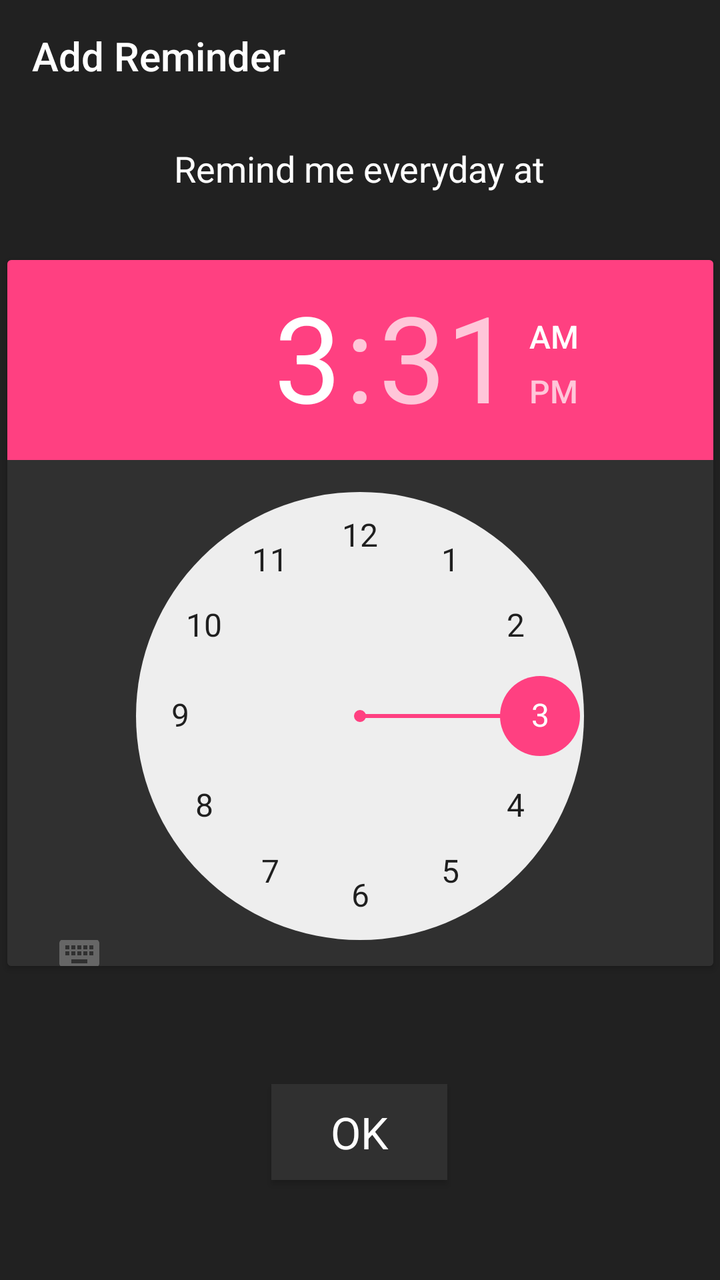
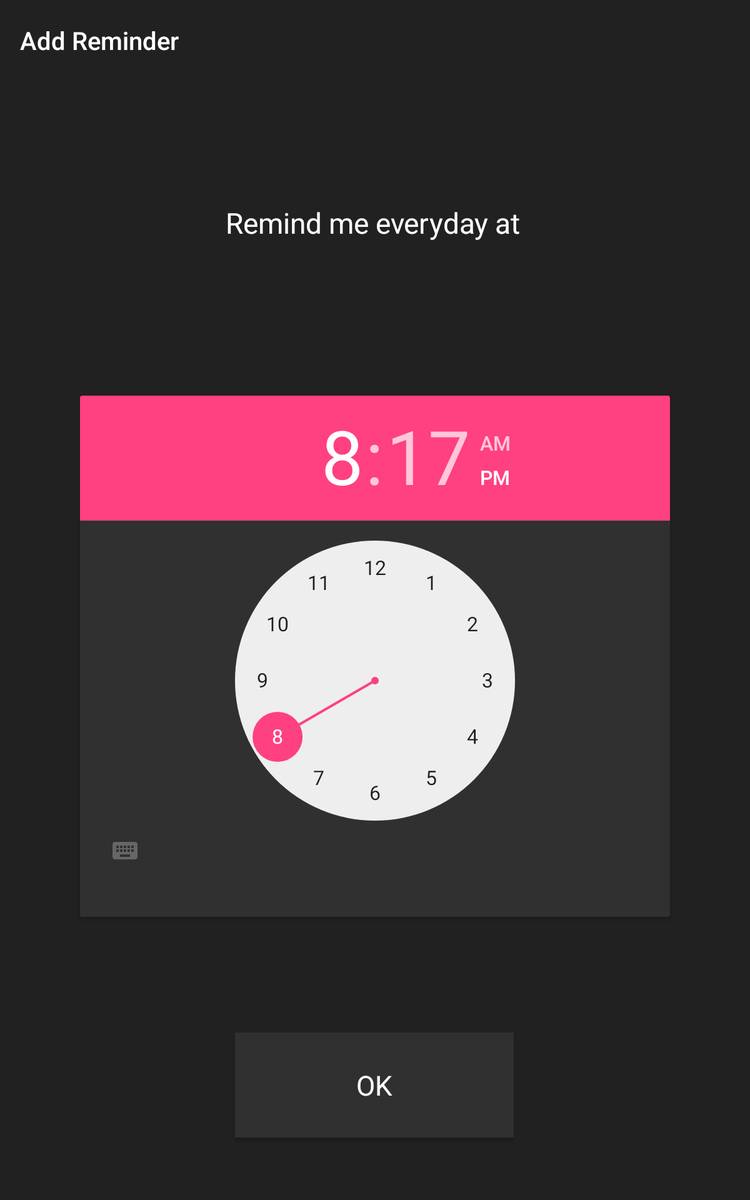

The same Android screen from two of the app's own layout files: first res/layout/ as a phone draws it, then the repository's variant for another configuration, drawn on a device whose configuration selects that folder. Both files follow.
<!-- AndroidManifest.xml: application theme AppTheme -->
<!-- res/layout/activity_remind.xml -->
<?xml version="1.0" encoding="utf-8"?>
<android.support.constraint.ConstraintLayout xmlns:android="http://schemas.android.com/apk/res/android"
    xmlns:app="http://schemas.android.com/apk/res-auto"
    xmlns:tools="http://schemas.android.com/tools"
    android:layout_width="match_parent"
    android:layout_height="match_parent"
    android:background="@color/black"
    tools:context=".RemindActivity"
    tools:layout_editor_absoluteY="25dp">

    <android.support.v7.widget.Toolbar
        android:id="@+id/toolbar"
        android:layout_width="match_parent"
        app:title="@string/Reminder"
        android:layout_height="?android:attr/actionBarSize"
        android:background="@color/black"
        android:theme="@style/ThemeOverlay.AppCompat.Dark.ActionBar"
        app:layout_constraintEnd_toEndOf="parent"
        app:layout_constraintStart_toStartOf="parent"
        app:layout_constraintTop_toTopOf="parent"
        app:titleTextColor="@color/white" />

    <TextView
        android:id="@+id/textView5"
        android:layout_width="wrap_content"
        android:layout_height="wrap_content"
        android:layout_marginEnd="64dp"
        android:layout_marginStart="64dp"
        android:layout_marginTop="16dp"
        android:text="@string/remind_me"
        android:textAppearance="?android:textAppearanceMedium"
        android:textColor="@color/white"
        app:layout_constraintEnd_toEndOf="parent"
        app:layout_constraintHorizontal_bias="0.494"
        app:layout_constraintStart_toStartOf="parent"
        app:layout_constraintTop_toBottomOf="@+id/toolbar" />

    <android.support.v7.widget.CardView
        android:layout_width="353dp"
        android:layout_height="353dp"
        android:layout_marginBottom="58dp"
        android:layout_marginEnd="64dp"
        android:layout_marginStart="64dp"
        android:layout_marginTop="33dp"
        app:cardBackgroundColor="@color/darker_grey"
        app:layout_constraintBottom_toTopOf="@+id/button2"
        app:layout_constraintEnd_toEndOf="parent"
        app:layout_constraintStart_toStartOf="parent"
        app:layout_constraintTop_toBottomOf="@+id/textView5"
        app:layout_constraintVertical_bias="0.31">

        <TimePicker
            android:id="@+id/timePicker"
            android:layout_width="wrap_content"
            android:layout_height="wrap_content"
            android:background="@color/darker_grey"
            app:layout_constraintBottom_toTopOf="@+id/test"
            app:layout_constraintEnd_toEndOf="parent"
            app:layout_constraintStart_toStartOf="parent"
            app:layout_constraintTop_toBottomOf="@+id/textView5">

        </TimePicker>

    </android.support.v7.widget.CardView>

    <Button
        android:id="@+id/button2"
        android:layout_width="wrap_content"
        android:layout_height="wrap_content"
        android:layout_marginBottom="50dp"
        android:layout_marginEnd="162dp"
        android:layout_marginStart="161dp"
        android:background="@color/darker_grey"
        android:onClick="setAlarm"
        android:text="OK"
        android:foreground="?android:attr/selectableItemBackground"
        android:textAppearance="?android:textAppearanceLarge"
        android:textColor="@color/white"
        app:layout_constraintBottom_toBottomOf="parent"
        app:layout_constraintEnd_toEndOf="parent"
        app:layout_constraintStart_toStartOf="parent" />

</android.support.constraint.ConstraintLayout>
<!-- resources referenced by this layout -->
<resources>
  <color name="black">#212121</color>
  <color name="darker_grey">#303030</color>
  <color name="white">#ffffff</color>
  <string name="Reminder">Add Reminder</string>
  <string name="remind_me">Remind me everyday at</string>
  <style name="AppTheme" parent="Theme.AppCompat.Light.NoActionBar">
          
          <item name="colorPrimary">@color/black</item>
          <item name="colorPrimaryDark">@color/black</item>
          <item name="colorAccent">@color/colorAccent</item>
  
  
      </style>
  <color name="colorAccent">#FF4081</color>
</resources>
<!-- res/layout-large/activity_remind.xml (the repository's variant of the layout above) -->
<!-- drawn on a 7-inch tablet held upright -->
<?xml version="1.0" encoding="utf-8"?>
<android.support.constraint.ConstraintLayout xmlns:android="http://schemas.android.com/apk/res/android"
    xmlns:app="http://schemas.android.com/apk/res-auto"
    xmlns:tools="http://schemas.android.com/tools"
    android:layout_width="match_parent"
    android:layout_height="match_parent"
    android:background="@color/black"
    tools:context=".RemindActivity"
    tools:layout_editor_absoluteY="25dp">

    <android.support.v7.widget.Toolbar
        android:id="@+id/toolbar"
        android:layout_width="match_parent"
        app:title="@string/Reminder"
        android:layout_height="?android:attr/actionBarSize"
        android:background="@color/black"
        android:theme="@style/ThemeOverlay.AppCompat.Dark.ActionBar"
        app:layout_constraintEnd_toEndOf="parent"
        app:layout_constraintStart_toStartOf="parent"
        app:layout_constraintTop_toTopOf="parent"
        app:titleTextColor="@color/white" />

    <TextView
        android:id="@+id/textView5"
        android:layout_width="wrap_content"
        android:layout_height="wrap_content"
        android:layout_marginBottom="80dp"
        android:layout_marginEnd="64dp"
        android:layout_marginStart="64dp"
        android:layout_marginTop="64dp"
        android:text="@string/remind_me"
        android:textColor="@color/white"
        android:textSize="23sp"
        app:layout_constraintBottom_toTopOf="@+id/cardView4"
        app:layout_constraintEnd_toEndOf="parent"
        app:layout_constraintHorizontal_bias="0.494"
        app:layout_constraintStart_toStartOf="parent"
        app:layout_constraintTop_toBottomOf="@+id/toolbar"
        app:layout_constraintVertical_bias="0.48000002" />

    <android.support.v7.widget.CardView
        android:id="@+id/cardView4"
        android:layout_width="0dp"
        android:layout_height="417dp"
        android:layout_marginBottom="58dp"
        android:layout_marginEnd="64dp"
        android:layout_marginStart="64dp"
        android:layout_marginTop="8dp"
        app:cardBackgroundColor="@color/darker_grey"
        app:layout_constraintBottom_toTopOf="@+id/button2"
        app:layout_constraintEnd_toEndOf="parent"
        app:layout_constraintStart_toStartOf="parent"
        app:layout_constraintTop_toBottomOf="@+id/textView5"
        app:layout_constraintVertical_bias="0.51">

        <TimePicker
            android:id="@+id/timePicker"
            android:layout_width="match_parent"
            android:layout_height="417dp"
            android:background="@color/darker_grey"
            app:layout_constraintBottom_toTopOf="@+id/test"
            app:layout_constraintEnd_toEndOf="parent"
            app:layout_constraintStart_toStartOf="parent"
            app:layout_constraintTop_toBottomOf="@+id/textView5">

        </TimePicker>

    </android.support.v7.widget.CardView>

    <Button
        android:id="@+id/button2"
        android:layout_width="223dp"
        android:layout_height="84dp"
        android:layout_marginBottom="50dp"
        android:layout_marginEnd="162dp"
        android:layout_marginStart="161dp"
        android:background="@color/darker_grey"
        android:foreground="?android:attr/selectableItemBackground"
        android:onClick="setAlarm"
        android:text="OK"
        android:textAppearance="?android:textAppearanceLarge"
        android:textColor="@color/white"
        app:layout_constraintBottom_toBottomOf="parent"
        app:layout_constraintEnd_toEndOf="parent"
        app:layout_constraintStart_toStartOf="parent" />

</android.support.constraint.ConstraintLayout>
